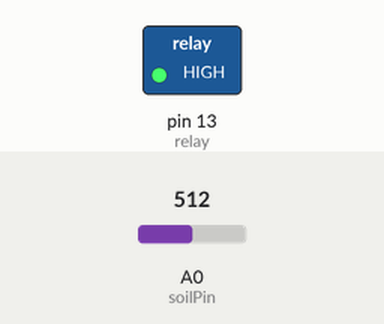
Bench run of a sketch on a simulated Arduino Mega 2560, built with avr-gcc and run on an emulated ATmega2560. On the bench: switched loads named in the sketch (green lamp = pin HIGH). Dashed ring = blinking. The inputs (shaded band) are chosen by the test bench; at power-on: A0 (soilPin) = 512. WiFi joins after 1.5 s; servers stay silent unless stated; pins used as bus, display or sensor lines are not drawn.

Above: at 3.0 s.
3.1 s: A0 (soilPin) set to 495
At 4.6 s:
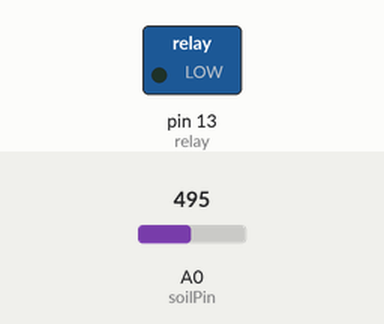
6.1 s: A0 (soilPin) set to 521
At 8.0 s:
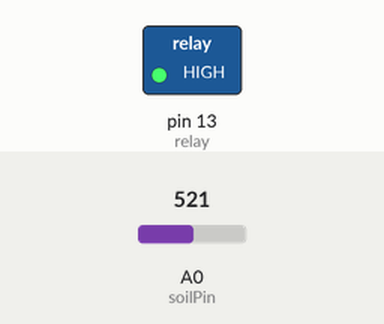
8.5 s: A0 (soilPin) set to 511
At 9.6 s:
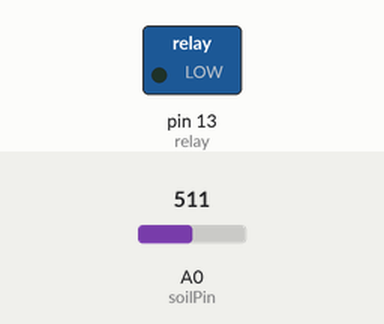
11.5 s: A0 (soilPin) set to 716
At 13.0 s:
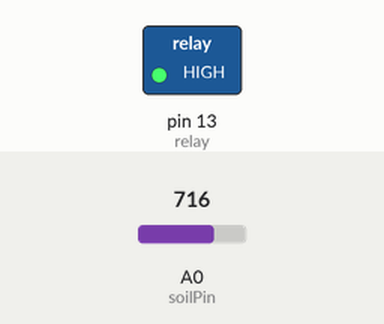
Timing chart, 0 to 14.5 s (numbered marks = the images above; inputs shaded):
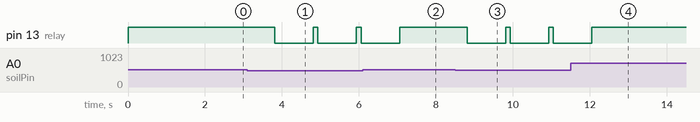

Measured:
- the behaviour switches between 512 and 511 on A0 (soilPin) (found by bisection; images 0 and 1)
- after the input at 3.1 s, pin 13 (relay): alternates HIGH for 0.12 s and LOW for 1.0 s, starting after 0.71 s
- after the input at 6.1 s, pin 13 (relay): goes on until 7.1 s, then stays HIGH
- after the input at 8.5 s, pin 13 (relay): alternates HIGH for 0.12 s and LOW for 1.0 s, starting after 0.31 s
- after the input at 11.5 s, pin 13 (relay): goes on until 12.1 s, then stays HIGH

The sketch:

abc.ino.ino
```cpp
// (licence header left out)
/* Comment this out to disable prints and save space */
#define BLYNK_PRINT DebugSerial


// You could use a spare Hardware Serial on boards that have it (like Mega)
#include <SoftwareSerial.h>
SoftwareSerial DebugSerial(2, 3); // RX, TX


#include <BlynkSimpleStream.h>
BlynkTimer timer;
BlynkTimer timer2;
// You should get Auth Token in the Blynk App.
// Go to the Project Settings (nut icon).
char auth[] = "nOkFZQFkTevl55Z6urOs9OZTapKMpFw4";

int relay=13;
// soil code
int val = 0; //value for storing moisture value
int soilPin = A0;//Declare a variable for the soil moisture sensor
int soilPower = 7;//Variable for Soil moisture Power
//Rather than powering the sensor through the 3.3V or 5V pins,
//we'll use a digital pin to power the sensor. This will
//prevent corrosion of the sensor as it sits in the soil.

void soilsensor()
{
/*for(int x=0;x<3;x++){
  digitalWrite(relay, HIGH);
  delay(100);
   digitalWrite(relay, LOW);
   delay(100);}*/
//Serial.print("Soil Moisture = ");
//get soil moisture value from the function below and print it
//Serial.println(readSoil());
if (readSoil()<=511){
//Serial.print("Dry soil");
 digitalWrite(relay, LOW);
 delay(1000);
 digitalWrite(relay, HIGH);
}
else {
//Serial.print("Wet soil");
digitalWrite(relay, HIGH);
}
//This 1 second timefrme is used so you can test the sensor and see it change in real-time.
//For in-plant applications, you will want to take readings much less frequently.
delay(100);//take a reading every second


  }


 int readSoil()
{
    digitalWrite(soilPower, HIGH);//turn D7 "On"
    delay(10);//wait 10 milliseconds
    val = analogRead(soilPin);//Read the SIG value form sensor
    digitalWrite(soilPower, LOW);//turn D7 "Off"
    return val;//send current moisture value
}


//send data
void sensorDataSend()
{
   digitalWrite(soilPower, HIGH);//turn D7 "On"
  int sensorValue = analogRead(soilPin);         // reading sensor from analog pin
  String val;
  if (readSoil()<=511)
  val="ON";
else

val="OFF";

  Blynk.virtualWrite(V5, sensorValue);  // sending sensor value to Blynk app
  Blynk.virtualWrite(V6, val);  // sending sensor value to Blynk a
}


void setup()
{
  // Debug console
  DebugSerial.begin(9600);


  // Serial.begin(9600);   // open serial over USB
  pinMode(soilPower, OUTPUT);//Set D7 as an OUTPUT
  digitalWrite(soilPower, LOW);//Set to LOW so no power is flowing through the sensor
   pinMode(relay,OUTPUT);
   pinMode(soilPin,INPUT);
   digitalWrite(relay, HIGH);

  // Blynk will work through Serial
  // Do not read or write this serial manually in your sketch
// pinMode(relay,OUTPUT);
 //digitalWrite(relay, HIGH);
  Serial.begin(9600);
  Blynk.begin(Serial, auth);
   // Setup a function to be called every second
  timer.setInterval(1000L,soilsensor);
timer2.setInterval(1000L,sensorDataSend);
}

void loop()
{
  Blynk.run();
  timer.run(); // Initiates BlynkTimer
timer2.run(); // Initiates BlynkTimer
}
```
